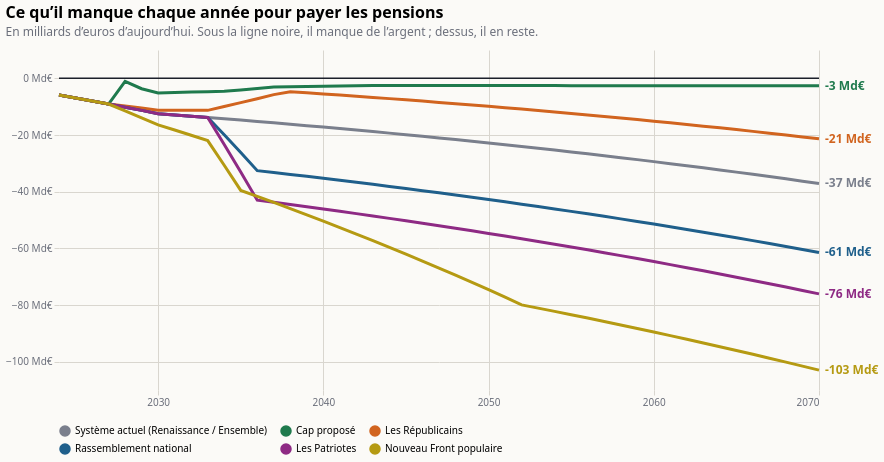

Vega-Lite specification for this chart:
### Vega-Lite specification from a JSON file in a GitHub repository (floating-point values rounded to 4 significant figures; data arrays with more than 128 entries replaced by an {"elided": "..."} marker saying what was removed)
{"$schema": "https://vega.github.io/schema/vega-lite/v6.json", "title": {"text": "Ce qu’il manque chaque année pour payer les pensions", "subtitle": "En milliards d’euros d’aujourd’hui. Sous la ligne noire, il manque de l’argent ; dessus, il en reste.", "anchor": "start", "fontSize": 16, "subtitleColor": "#6b6f7b", "subtitlePadding": 6, "offset": 12}, "background": "#fbfaf7", "config": {"font": "system-ui, sans-serif", "axis": {"gridColor": "#d9d6cf", "labelColor": "#6b6f7b", "domain": false, "tickColor": "#d9d6cf"}, "legend": {"orient": "bottom", "columns": 3, "labelLimit": 400, "symbolOpacity": 1}, "view": {"stroke": null}}, "width": 760, "height": 340, "data": {"values": {"elided": "282 records"}}, "encoding": {"x": {"field": "annee", "type": "quantitative", "scale": {"domain": [2024, 2070]}, "axis": {"format": "d", "title": null, "values": [2030, 2040, 2050, 2060, 2070]}}, "y": {"field": "valeur", "type": "quantitative", "scale": {"zero": true, "padding": 12}, "axis": {"title": null, "labelExpr": "replace(format(datum.value, ',.0f'), ',', ' ') + ' Md€'", "tickCount": 7}}, "color": {"field": "programme", "type": "nominal", "title": null, "sort": ["Système actuel (Renaissance / Ensemble)", "Cap proposé", "Les Républicains", "Rassemblement national", "Les Patriotes", "Nouveau Front populaire"], "scale": {"domain": ["Système actuel (Renaissance / Ensemble)", "Cap proposé", "Les Républicains", "Rassemblement national", "Les Patriotes", "Nouveau Front populaire"], "range": ["#7a7f8c", "#1f7a4d", "#d1641f", "#1f5f8b", "#8e2a84", "#b59a12"]}, "legend": {"orient": "bottom", "columns": 3, "labelLimit": 760}}}, "layer": [{"mark": {"type": "line", "strokeWidth": 3}}, {"data": {"values": [{"y": 0}]}, "mark": {"type": "rule", "strokeWidth": 1.5}, "encoding": {"x": {"value": 0}, "x2": {"value": 760}, "y": {"field": "y", "type": "quantitative"}, "color": {"value": "#1b1f2a"}}}, {"data": {"values": [{"annee": 2070, "programme": "Système actuel (Renaissance / Ensemble)", "valeur": -37.11, "etiquette": "-37 Md€"}, {"annee": 2070, "programme": "Cap proposé", "valeur": -2.644, "etiquette": "-3 Md€"}, {"annee": 2070, "programme": "Les Républicains", "valeur": -21.34, "etiquette": "-21 Md€"}, {"annee": 2070, "programme": "Rassemblement national", "valeur": -61.47, "etiquette": "-61 Md€"}, {"annee": 2070, "programme": "Les Patriotes", "valeur": -76.08, "etiquette": "-76 Md€"}, {"annee": 2070, "programme": "Nouveau Front populaire", "valeur": -103.0, "etiquette": "-103 Md€"}]}, "mark": {"type": "text", "align": "left", "dx": 6, "fontSize": 12, "fontWeight": "bold"}, "encoding": {"text": {"field": "etiquette"}}}]}
